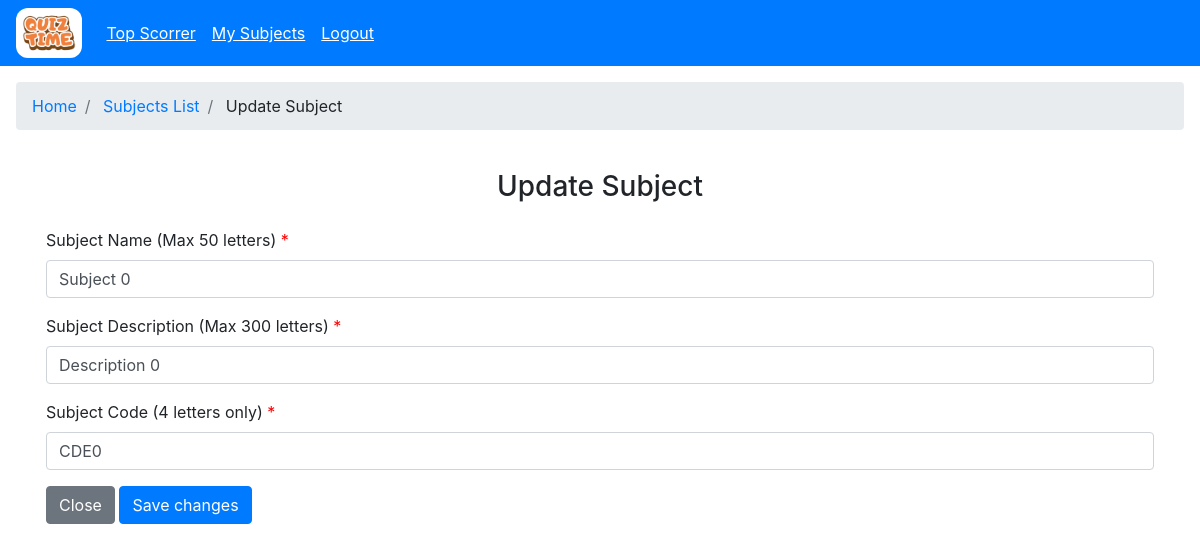
Page /admin/subject/update?sub_id=d78b01c6-6599-4280-97ee-bf315c352f7a (signed in) on the committed database.
### models/model.py (models this page shows)
class Subject(db.Model):
    __tablename__='subjects'
    id=db.Column(db.VARCHAR(100), primary_key=True)
    name=db.Column(db.VARCHAR(100), nullable=False)
    description=db.Column(db.VARCHAR(100), nullable=False)
    created_at=db.Column(db.TIMESTAMP, nullable=False)
    updated_at=db.Column(db.TIMESTAMP, nullable=False)
    code=db.Column(db.VARCHAR(100), nullable=False)

### controllers/admin/admin_subject.py (the view)
@subject.route("/update", methods=['GET', 'POST'])
@login_required
@role_required("admin")
def update_subject():
    sub_id = request.args.get("sub_id", "")
    if not sub_id:
        raise ValueError("Subject is required")
    sub = Subject.query.filter_by(id=sub_id).first()
    if not sub:
        return flash_and_redirect("Subject not found", "danger", url_for("subject.subject_home"))
    if request.method=='POST':
        name = request.form.get('name')
        code = request.form.get('code')
        description = request.form.get('description')
        fields_to_validate = [
            ('name',name, lambda x: x, "name is required" ),
            ("description", description, lambda x: x, "description is required"),
            ("code", code, lambda x: x, "code is required")
        ]
        validation = validate_fields(fields_to_validate)
        if validation:
            return render_template("admin/admin_subject_manage.html")
        try:
            sub.name = name
            sub.code = code
            sub.description = description
            sub.updated_at = datetime.now()
            db.session.commit()
            return flash_and_redirect("Subject updated successfully", "success", url_for("subject.subject_home"))
        except Exception as e:
            db.session.rollback()
            return flash_and_redirect(str(e), "danger", url_for("subject.subject_home"))
    else:
       return render_template("admin/subjects/admin_subject_manage.html", sub=sub)

### app.py (called while the page is built)
    @login_manager.user_loader
    def load_user(user_id):
        return User.query.get(user_id)

### controllers/decorator.py (called while the page is built)
def role_required(role):
    def decorator(func):
        @wraps(func)
        def wrapper(*args, **kwargs):
            if not current_user.is_authenticated:
                return redirect(url_for("auth.login"))
            if current_user.user_type != role and session.get("user_type") != role:
                if current_user.user_type == "admin":
                    return redirect(url_for("admin.admin_home"))
                return redirect(url_for("user.user_home"))
            return func(*args, **kwargs)
        return wrapper
    return decorator

### templates/admin/subjects/admin_subject_manage.html (shortened to what this page needs)
{% extends "base.html" %} {% block title %} Manage Subject {% endblock %} {%
block content %} {% include "admin/admin_wrapper.html" %}
<section class="p-3">
  <nav aria-label="breadcrumb">
    <ol class="breadcrumb">
      <li class="breadcrumb-item"><a href="/admin">Home</a></li>
      <li class="breadcrumb-item">
        <a href="/admin/subject/?skip=0&take=25">Subjects List</a>
      </li>
      <li class="breadcrumb-item" aria-current="page">
        {% if sub %}Update Subject{% else %}New Subject{% endif %}
      </li>
    </ol>
  </nav>
  <section class="d-flex flex-column align-items-center justify-content-center">
    <h3 class="mt-4">
      {% if sub %}Update Subject{% else %}New Subject{% endif %}
    </h3>
    <form
      method="post"
      class="container p-3"
      action="{% if sub %}/admin/subject/update?sub_id={{ sub.id }}{% else %}/admin/subject/new{% endif %}"
    >
      <div>
        <div class="form-group">
          <label for="exampleInputName1"
            >Subject Name (Max 50 letters)
            <span class="required">*</span></label
          >
          <input
            type="text"
            class="form-control"
            id="exampleInputName1"
            name="name"
            aria-describedby="nameHelp"
            maxlength="50"
            placeholder="Enter Subject Name"
            value="{{ sub.name if sub else '' }}"
          />
        </div>
        <div class="form-group">
          <label for="exampleInputDescription1"
            >Subject Description (Max 300 letters)
            <span class="required">*</span></label
          >
          <input
            type="text"
            class="form-control"
            name="description"
            multiple
            min="4"
            maxlength="300"
            value="{{ sub.description if sub else '' }}"
            id="exampleInputDescription1"
            placeholder="Enter Subject Description"
          />
        </div>
        <div class="form-group">
          <label for="exampleInputCode1"
            >Subject Code (4 letters only)
            <span class="required">*</span></label
          >
          <input
            type="text"
            class="form-control"
            id="exampleInputCode1"
            name="code"
            maxlength="4"
            value="{{ sub.code if sub else '' }}"
            placeholder="Enter Subject Code"
          />
        </div>
      </div>
      <div>
        <button type="button" class="btn btn-secondary" data-dismiss="modal">
          <a href="/admin/subject?skip=0&take=25" class="text-white">Close </a>
        </button>
        <button type="submit" class="btn btn-primary">Save changes</button>
      </div>
    </form>
  </section>
</section>
{% endblock %}

### static/css/style.css (style rules this page uses)
.required { color: red; }

### rows in the picture
Subject: name "Subject 0", description "Description 0", code "CDE0"
